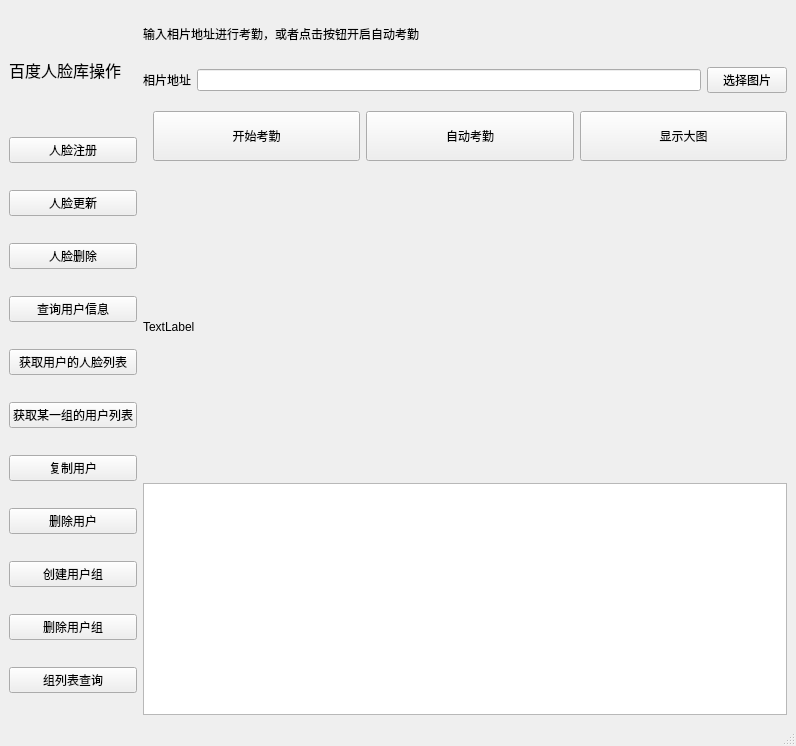
<?xml version="1.0" encoding="UTF-8"?>
<ui version="4.0">
 <class>MainWindow</class>
 <widget class="QMainWindow" name="MainWindow">
  <property name="geometry">
   <rect>
    <x>0</x>
    <y>0</y>
    <width>796</width>
    <height>746</height>
   </rect>
  </property>
  <property name="windowTitle">
   <string>学生考勤系统</string>
  </property>
  <widget class="QWidget" name="centralwidget">
   <layout class="QHBoxLayout" name="horizontalLayout">
    <item>
     <layout class="QVBoxLayout" name="verticalLayout">
      <item>
       <widget class="QLabel" name="label">
        <property name="maximumSize">
         <size>
          <width>16777215</width>
          <height>80</height>
         </size>
        </property>
        <property name="font">
         <font>
          <family>Adobe Arabic</family>
          <pointsize>12</pointsize>
         </font>
        </property>
        <property name="text">
         <string>百度人脸库操作</string>
        </property>
       </widget>
      </item>
      <item>
       <widget class="QPushButton" name="pushButton">
        <property name="text">
         <string>人脸注册</string>
        </property>
       </widget>
      </item>
      <item>
       <widget class="QPushButton" name="pushButton_2">
        <property name="text">
         <string>人脸更新</string>
        </property>
       </widget>
      </item>
      <item>
       <widget class="QPushButton" name="pushButton_3">
        <property name="text">
         <string>人脸删除</string>
        </property>
       </widget>
      </item>
      <item>
       <widget class="QPushButton" name="pushButton_4">
        <property name="text">
         <string>查询用户信息</string>
        </property>
       </widget>
      </item>
      <item>
       <widget class="QPushButton" name="pushButton_5">
        <property name="text">
         <string>获取用户的人脸列表</string>
        </property>
       </widget>
      </item>
      <item>
       <widget class="QPushButton" name="pushButton_6">
        <property name="text">
         <string>获取某一组的用户列表</string>
        </property>
       </widget>
      </item>
      <item>
       <widget class="QPushButton" name="pushButton_7">
        <property name="text">
         <string>复制用户</string>
        </property>
       </widget>
      </item>
      <item>
       <widget class="QPushButton" name="pushButton_8">
        <property name="text">
         <string>删除用户</string>
        </property>
       </widget>
      </item>
      <item>
       <widget class="QPushButton" name="pushButton_9">
        <property name="text">
         <string>创建用户组</string>
        </property>
       </widget>
      </item>
      <item>
       <widget class="QPushButton" name="pushButton_10">
        <property name="text">
         <string>删除用户组</string>
        </property>
       </widget>
      </item>
      <item>
       <widget class="QPushButton" name="pushButton_11">
        <property name="text">
         <string>组列表查询</string>
        </property>
       </widget>
      </item>
     </layout>
    </item>
    <item>
     <layout class="QVBoxLayout" name="verticalLayout_2">
      <item>
       <widget class="QLabel" name="label_2">
        <property name="minimumSize">
         <size>
          <width>0</width>
          <height>50</height>
         </size>
        </property>
        <property name="text">
         <string>输入相片地址进行考勤，或者点击按钮开启自动考勤</string>
        </property>
       </widget>
      </item>
      <item>
       <layout class="QGridLayout" name="gridLayout">
        <item row="0" column="0">
         <widget class="QLabel" name="label_3">
          <property name="minimumSize">
           <size>
            <width>0</width>
            <height>30</height>
           </size>
          </property>
          <property name="text">
           <string>相片地址</string>
          </property>
         </widget>
        </item>
        <item row="0" column="1">
         <widget class="QLineEdit" name="lineEdit"/>
        </item>
        <item row="0" column="2">
         <widget class="QPushButton" name="pushButton_15">
          <property name="text">
           <string>选择图片</string>
          </property>
         </widget>
        </item>
       </layout>
      </item>
      <item>
       <layout class="QHBoxLayout" name="horizontalLayout_2">
        <property name="leftMargin">
         <number>10</number>
        </property>
        <property name="topMargin">
         <number>10</number>
        </property>
        <property name="bottomMargin">
         <number>10</number>
        </property>
        <item>
         <widget class="QPushButton" name="pushButton_12">
          <property name="minimumSize">
           <size>
            <width>0</width>
            <height>50</height>
           </size>
          </property>
          <property name="text">
           <string>开始考勤</string>
          </property>
         </widget>
        </item>
        <item>
         <widget class="QPushButton" name="pushButton_13">
          <property name="minimumSize">
           <size>
            <width>0</width>
            <height>50</height>
           </size>
          </property>
          <property name="text">
           <string>自动考勤</string>
          </property>
         </widget>
        </item>
        <item>
         <widget class="QPushButton" name="pushButton_14">
          <property name="minimumSize">
           <size>
            <width>0</width>
            <height>50</height>
           </size>
          </property>
          <property name="text">
           <string>显示大图</string>
          </property>
         </widget>
        </item>
       </layout>
      </item>
      <item>
       <widget class="QLabel" name="label_6">
        <property name="sizePolicy">
         <sizepolicy hsizetype="Maximum" vsizetype="Maximum">
          <horstretch>0</horstretch>
          <verstretch>0</verstretch>
         </sizepolicy>
        </property>
        <property name="minimumSize">
         <size>
          <width>400</width>
          <height>300</height>
         </size>
        </property>
        <property name="maximumSize">
         <size>
          <width>400</width>
          <height>300</height>
         </size>
        </property>
        <property name="text">
         <string>TextLabel</string>
        </property>
       </widget>
      </item>
      <item>
       <widget class="QTextBrowser" name="textBrowser"/>
      </item>
     </layout>
    </item>
   </layout>
  </widget>
  <widget class="QMenuBar" name="menubar">
   <property name="geometry">
    <rect>
     <x>0</x>
     <y>0</y>
     <width>796</width>
     <height>23</height>
    </rect>
   </property>
  </widget>
  <widget class="QStatusBar" name="statusbar"/>
  <action name="action">
   <property name="text">
    <string>人脸注册</string>
   </property>
  </action>
  <action name="action_2">
   <property name="text">
    <string>人脸更新</string>
   </property>
  </action>
  <action name="action_3">
   <property name="text">
    <string>人脸删除</string>
   </property>
  </action>
 </widget>
 <resources/>
 <connections>
  <connection>
   <sender>pushButton</sender>
   <signal>clicked()</signal>
   <receiver>MainWindow</receiver>
   <slot>show_w1()</slot>
   <hints>
    <hint type="sourcelabel">
     <x>131</x>
     <y>183</y>
    </hint>
    <hint type="destinationlabel">
     <x>274</x>
     <y>133</y>
    </hint>
   </hints>
  </connection>
  <connection>
   <sender>pushButton_2</sender>
   <signal>clicked()</signal>
   <receiver>MainWindow</receiver>
   <slot>show_w2()</slot>
   <hints>
    <hint type="sourcelabel">
     <x>137</x>
     <y>233</y>
    </hint>
    <hint type="destinationlabel">
     <x>274</x>
     <y>170</y>
    </hint>
   </hints>
  </connection>
  <connection>
   <sender>pushButton_3</sender>
   <signal>clicked()</signal>
   <receiver>MainWindow</receiver>
   <slot>show_w3()</slot>
   <hints>
    <hint type="sourcelabel">
     <x>137</x>
     <y>283</y>
    </hint>
    <hint type="destinationlabel">
     <x>277</x>
     <y>207</y>
    </hint>
   </hints>
  </connection>
  <connection>
   <sender>pushButton_4</sender>
   <signal>clicked()</signal>
   <receiver>MainWindow</receiver>
   <slot>show_w4()</slot>
   <hints>
    <hint type="sourcelabel">
     <x>137</x>
     <y>333</y>
    </hint>
    <hint type="destinationlabel">
     <x>280</x>
     <y>247</y>
    </hint>
   </hints>
  </connection>
  <connection>
   <sender>pushButton_5</sender>
   <signal>clicked()</signal>
   <receiver>MainWindow</receiver>
   <slot>show_w5()</slot>
   <hints>
    <hint type="sourcelabel">
     <x>137</x>
     <y>383</y>
    </hint>
    <hint type="destinationlabel">
     <x>282</x>
     <y>282</y>
    </hint>
   </hints>
  </connection>
  <connection>
   <sender>pushButton_6</sender>
   <signal>clicked()</signal>
   <receiver>MainWindow</receiver>
   <slot>show_w6()</slot>
   <hints>
    <hint type="sourcelabel">
     <x>137</x>
     <y>433</y>
    </hint>
    <hint type="destinationlabel">
     <x>284</x>
     <y>322</y>
    </hint>
   </hints>
  </connection>
  <connection>
   <sender>pushButton_7</sender>
   <signal>clicked()</signal>
   <receiver>MainWindow</receiver>
   <slot>show_w7()</slot>
   <hints>
    <hint type="sourcelabel">
     <x>137</x>
     <y>483</y>
    </hint>
    <hint type="destinationlabel">
     <x>287</x>
     <y>360</y>
    </hint>
   </hints>
  </connection>
  <connection>
   <sender>pushButton_8</sender>
   <signal>clicked()</signal>
   <receiver>MainWindow</receiver>
   <slot>show_w8()</slot>
   <hints>
    <hint type="sourcelabel">
     <x>137</x>
     <y>533</y>
    </hint>
    <hint type="destinationlabel">
     <x>291</x>
     <y>396</y>
    </hint>
   </hints>
  </connection>
  <connection>
   <sender>pushButton_9</sender>
   <signal>clicked()</signal>
   <receiver>MainWindow</receiver>
   <slot>show_w9()</slot>
   <hints>
    <hint type="sourcelabel">
     <x>137</x>
     <y>583</y>
    </hint>
    <hint type="destinationlabel">
     <x>292</x>
     <y>434</y>
    </hint>
   </hints>
  </connection>
  <connection>
   <sender>pushButton_10</sender>
   <signal>clicked()</signal>
   <receiver>MainWindow</receiver>
   <slot>show_w10()</slot>
   <hints>
    <hint type="sourcelabel">
     <x>137</x>
     <y>633</y>
    </hint>
    <hint type="destinationlabel">
     <x>298</x>
     <y>471</y>
    </hint>
   </hints>
  </connection>
  <connection>
   <sender>pushButton_11</sender>
   <signal>clicked()</signal>
   <receiver>MainWindow</receiver>
   <slot>show_w11()</slot>
   <hints>
    <hint type="sourcelabel">
     <x>137</x>
     <y>683</y>
    </hint>
    <hint type="destinationlabel">
     <x>301</x>
     <y>508</y>
    </hint>
   </hints>
  </connection>
  <connection>
   <sender>pushButton_12</sender>
   <signal>clicked()</signal>
   <receiver>MainWindow</receiver>
   <slot>show_image()</slot>
   <hints>
    <hint type="sourcelabel">
     <x>361</x>
     <y>159</y>
    </hint>
    <hint type="destinationlabel">
     <x>705</x>
     <y>130</y>
    </hint>
   </hints>
  </connection>
  <connection>
   <sender>pushButton_14</sender>
   <signal>clicked()</signal>
   <receiver>MainWindow</receiver>
   <slot>show_bigimage()</slot>
   <hints>
    <hint type="sourcelabel">
     <x>774</x>
     <y>159</y>
    </hint>
    <hint type="destinationlabel">
     <x>562</x>
     <y>466</y>
    </hint>
   </hints>
  </connection>
  <connection>
   <sender>pushButton_15</sender>
   <signal>clicked()</signal>
   <receiver>MainWindow</receiver>
   <slot>chose_img()</slot>
   <hints>
    <hint type="sourcelabel">
     <x>747</x>
     <y>100</y>
    </hint>
    <hint type="destinationlabel">
     <x>708</x>
     <y>87</y>
    </hint>
   </hints>
  </connection>
 </connections>
 <slots>
  <slot>show_w1()</slot>
  <slot>show_w2()</slot>
  <slot>show_w3()</slot>
  <slot>show_w4()</slot>
  <slot>show_w5()</slot>
  <slot>show_w6()</slot>
  <slot>show_w7()</slot>
  <slot>show_w8()</slot>
  <slot>show_w9()</slot>
  <slot>show_w10()</slot>
  <slot>show_w11()</slot>
  <slot>show_image()</slot>
  <slot>show_bigimage()</slot>
  <slot>slot1()</slot>
  <slot>chose_img()</slot>
 </slots>
</ui>
